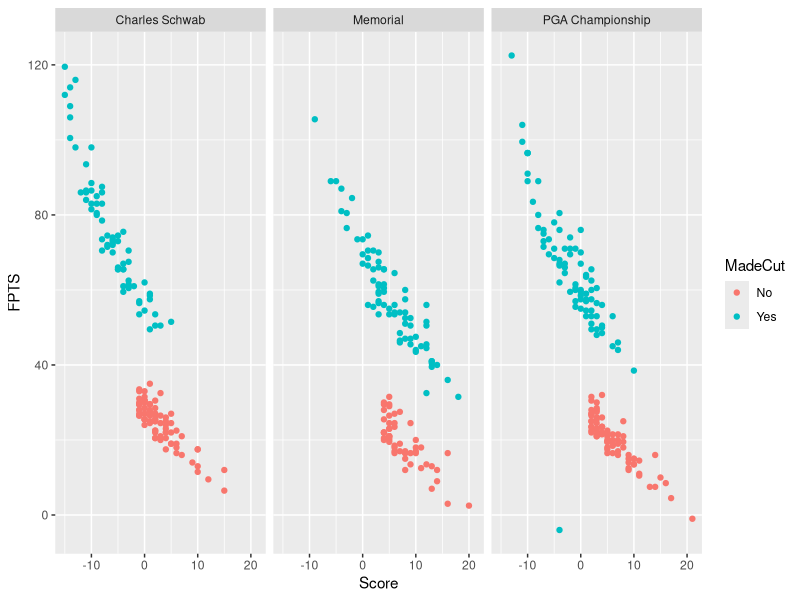
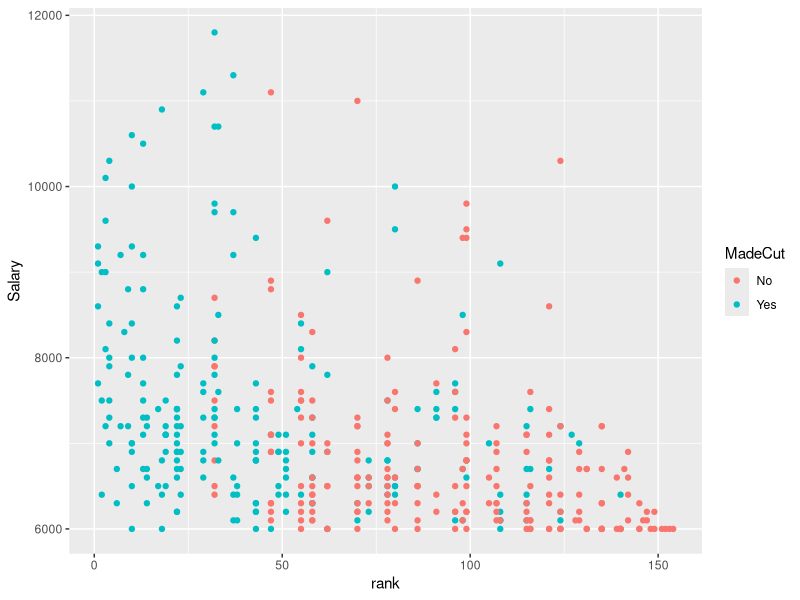
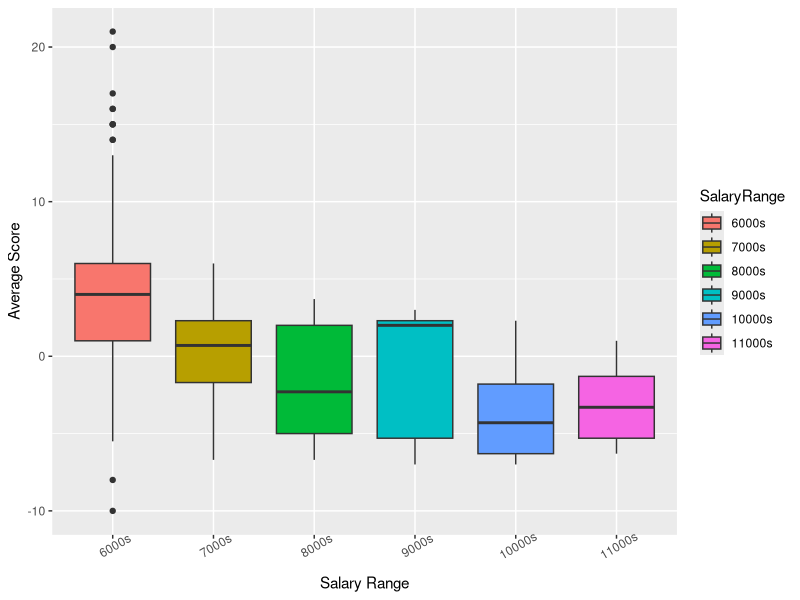

The R source for these figures, in order:
## ---- chunk 1
library(tidyverse) 
## ---- chunk 2
Memfan <- read.csv("Memorial_Fantasy.csv", header = T)
Pgafan <- read.csv("PGA_Fantasy.csv", header = T)
Schfan <- read.csv("Schwab_Fantasy.csv", header = T)

Memstat<- read.delim("Memorial_Stats.txt", header = T )
Memstats <-  as.data.frame(matrix(Memstat$Data, ncol=9, byrow=TRUE))

Pgastat<- read.delim("PGA_Stats.txt", header = T)
Pgastats <-  as.data.frame(matrix(Pgastat$Data, ncol=9, byrow=TRUE))

Schstat<- read.delim("Schwab_Stats.txt", header = T)
Schstats <-  as.data.frame(matrix(Schstat$Data, ncol=9, byrow=TRUE))
## ---- chunk 3
Memorial <- Memstats %>%
  inner_join(Memfan, by=c("V2"= "Name"))

Pga <- Pgastats %>%
  inner_join(Pgafan, by=c("V2"= "Name")) 


Schwab <- Schstats %>%
  inner_join(Schfan, by=c("V2"= "Name"))
## ---- chunk 4
All <- rbind(Memorial, Pga, Schwab)
names(All)[1:9] <- c('Position', 'Player', 'Score', 
                          'Putt', 'ARG', 'App', 'OTT', 'T2G', 'Total')

All$Score <- fct_recode(All$Score, "0" = "E") 

Top10 <- 
  All %>%
  group_by(Tournament) %>%
  mutate(Score = as.numeric(as.character(factor(Score)))) %>%
  mutate(rank = rank(Score, ties.method = "min")) %>%
  mutate(top10 = if_else(rank <= 10, 'Yes', 'No')) %>%
  mutate(MadeCut = if_else(Position =='CUT', 'No', 'Yes')) %>%
  mutate(SalaryRange = ifelse(grepl("^6", Salary), "6000s",
                       ifelse(grepl("^7", Salary), "7000s",
                       ifelse(grepl("^8", Salary), "8000s",
                       ifelse(grepl("^9" , Salary), "9000s",
                       ifelse(grepl("^10", Salary), "10000s", "11000s"))))))

TournPlayed <- All %>%
  select((Player)) %>%
  group_by(Player) %>%
  mutate(tournplayed = n()) %>%
  distinct()

AvgScore <- All %>%
    select(Player, Score, Tournament) %>%
    mutate(Score = as.numeric(as.character(factor(Score)))) %>%
    spread(Tournament, Score) %>%
    mutate(avg = round(rowMeans(.[2:4], na.rm=TRUE), 1))

Results_Player <- Top10 %>%
  left_join(TournPlayed, by = "Player")

AllResults <- Results_Player %>%
  left_join(AvgScore, by = "Player")
## ---- chunk 5
AllResults %>%
  ggplot(aes(x = Score,y = FPTS, color = MadeCut))+
  geom_point()+
  facet_wrap(~Tournament)
## ---- chunk 6
AllResults %>%
  ggplot(aes(x=rank, y=Salary, color = MadeCut))+
  geom_point()
## ---- chunk 7
AllResults$SalaryRange <- factor(AllResults$SalaryRange, levels = c("6000s", "7000s", "8000s", "9000s", "10000s", "11000s"))

AllResults %>%
  ggplot(aes(x=SalaryRange, y =avg))+
  geom_boxplot(aes(fill=SalaryRange))+
  ylab("Average Score")+
  xlab("Salary Range")+
  theme(axis.text.x = element_text(angle = 30))

